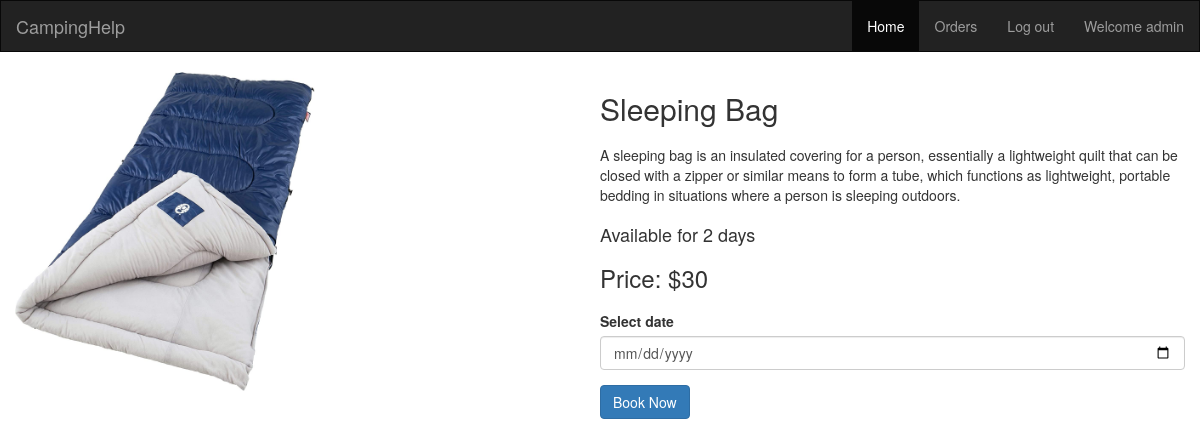
The page /view/product.php?id=3 (signed in) on the database its author committed.
### tables this page shows
CREATE TABLE `products` (
  `id` int(11) NOT NULL,
  `name` varchar(100) NOT NULL,
  `description` varchar(500) NOT NULL,
  `price` int(20) NOT NULL,
  `available_time` varchar(20) NOT NULL,
  `availability` varchar(20) NOT NULL,
  `image` varchar(100) NOT NULL
);

### model/productModel.php (called while the page is built, shortened)
<?php
	function getProductById($id){
		$conn = getConnection();
		$sql = "select * from products where id='{$id}'";
		$result = mysqli_query($conn, $sql);
		$row = mysqli_fetch_assoc($result);
		return $row;
	}
?>

### view/product.php (the view, shortened to what this page needs)
<?php
    require_once "../model/productModel.php";
    $id=$_REQUEST['id'];
    $product=getProductById($id);
    $names=$product['name'];
    $description=$product['description'];
    $price=$product['price'];
    $available_time=$product['available_time'];
    $image=$product['image'];
?>
<!DOCTYPE html>
<html>
<head>
</head>
<body>
    <?php
        include('header.php');
    ?>
<section class='container'>
    <div class="row">
        <div class="column">
            <img class="product-image" src="../images/<?=$image?>" alt='product_image'>
        </div>
        <div class="column">
            <h2 class='mb'><?=$names?></h2>
            <p class='mb'><?=$description?></p>
            <h4 class='mb'>Available for <?=$available_time?></h4>
            <h3 class='mb'>Price: $<?=$price?></h3>
            <form action="../controller/book.php" method="post">
                <div class="form-group">
                    <label for="date">Select date</label>
                    <input type="date" class="form-control" name='date' required>
                </div>
                <button class="btn btn-primary" type="submit">Book Now</button>
            </form>
        </div>
    </div>
</section>
</body>
</html>

### view/product.php (style rules this page uses)
.product-image { width:300px; }
.row { display:flex; }
.column { width:50%; }
.mb { margin-bottom: 20px; }

### rows shown on the page
products: image (picture), name "Sleeping Bag", description "A sleeping bag is an insulated covering for a person, essentially a lightweight quilt that can be closed with a zipper or similar means to form a tube, which functions as lightweight, portable bedding in situations where a person is sleeping outdoors.", available_time "2 days", price "30"

### other values the page prints
$name "admin"
